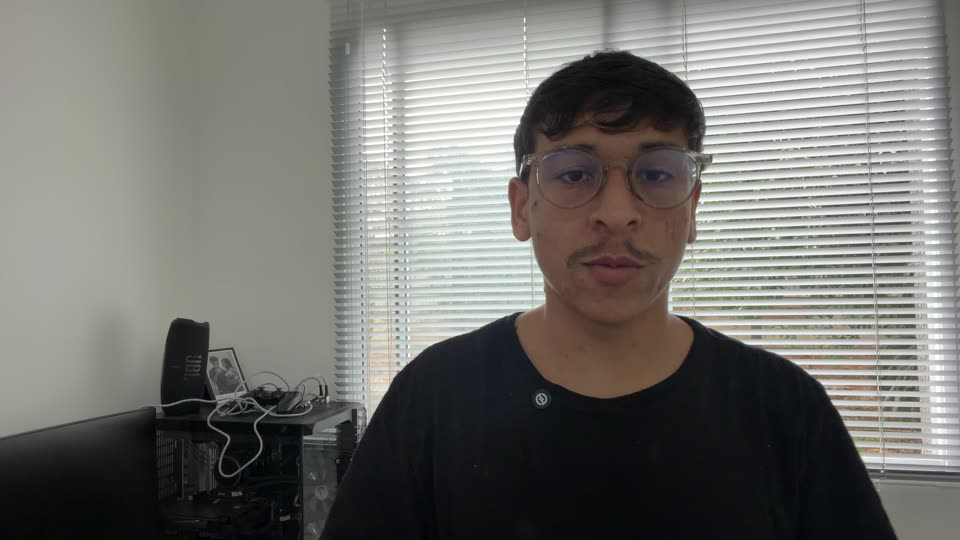
#> input picture 00000232.jpg, 960 x 540 px, given in place of _capa.png, which was not available
$ python mm_capa.py ../00000232.jpg ../00000609.jpg ../00000609.jpg ../00000609.jpg ../00000609.jpg
#> lines starting #> are read from the running program, lines starting #| are printed output that depends on the picture
# Capa do Short: um quadro forte do vídeo limpo + o título em 2-3 linhas (Baloo 2 ExtraBold, contorno grosso).
# Uso: python3 ferramentas/mm_capa.py <video_limpo.mp4> <segundo> "<linha1|linha2|linha3>" <saida.jpg> [palavra_amarela]
import sys, subprocess
from PIL import Image, ImageDraw, ImageFont
vid, seg, linhas, out = sys.argv[1], sys.argv[2], sys.argv[3].split('|'), sys.argv[4]
amarela = sys.argv[5].upper() if len(sys.argv) > 5 else ''
subprocess.run(['ffmpeg', '-loglevel', 'error', '-y', '-ss', seg, '-i', vid, '-frames:v', '1', '/tmp/_capa.png'], check=True)
#> (this line was passed over: subprocess is not available in this run)
im = Image.open('/tmp/_capa.png').convert('RGB').resize((1080, 1920))
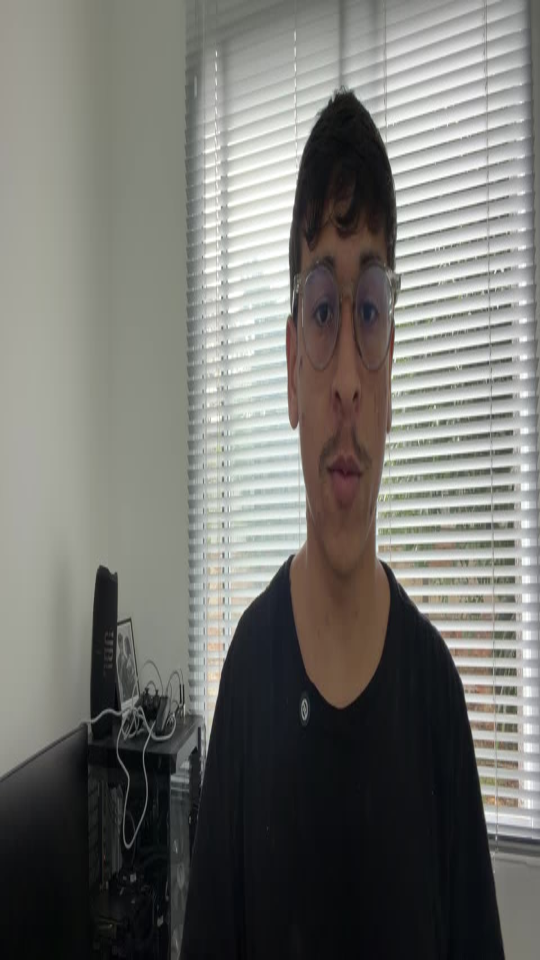
#> im: PIL image 1080x1920 RGB (shown at 1/2 size); mean R, G, B 116.7, 116.5, 112.1
g = ImageDraw.Draw(im); F = ImageFont.truetype('mae/fontes/Baloo2-ExtraBold.ttf', 112)
y = 330
for ln in linhas:
    ln = ln.upper(); sz = 112; F = ImageFont.truetype('mae/fontes/Baloo2-ExtraBold.ttf', sz)
    while g.textlength(ln, font=F) > 940: sz -= 4; F = ImageFont.truetype('mae/fontes/Baloo2-ExtraBold.ttf', sz)
    w = g.textlength(ln, font=F); x = (1080 - w) / 2
    cor = (255, 216, 54) if amarela and amarela in ln else (255, 255, 255)
    g.text((x, y), ln, font=F, fill=cor, stroke_width=12, stroke_fill=(20, 16, 24)); y += 128
#> this loop made 1 pass
#> (w, x) on pass 1: (902.1, 88.97)
#> after the loop, y = 458
im.save(out, quality=90)
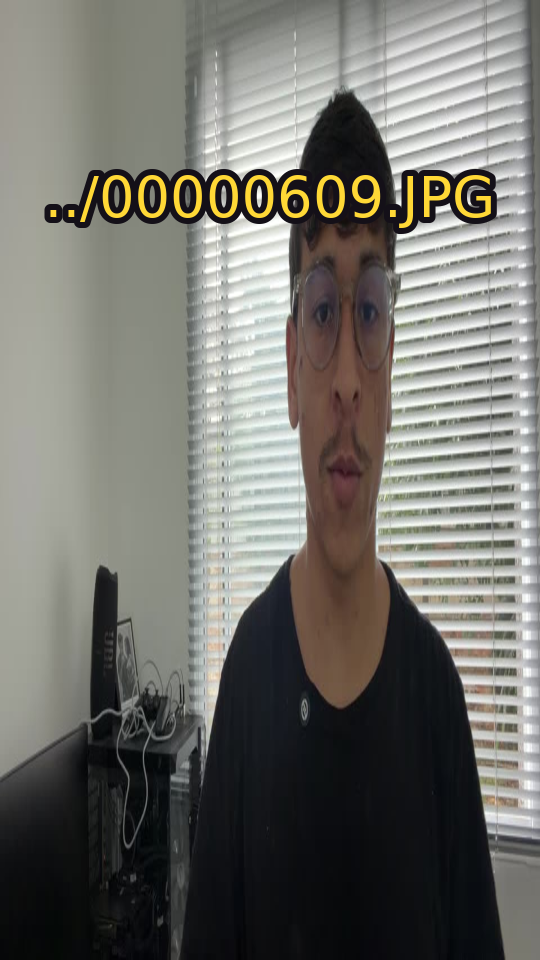
#> saved as 00000609.jpg: PIL image 1080x1920 RGB (shown at 1/2 size); mean R, G, B 114.6, 113.9, 108.1
print(out)

$ run again, on 00000609.jpg
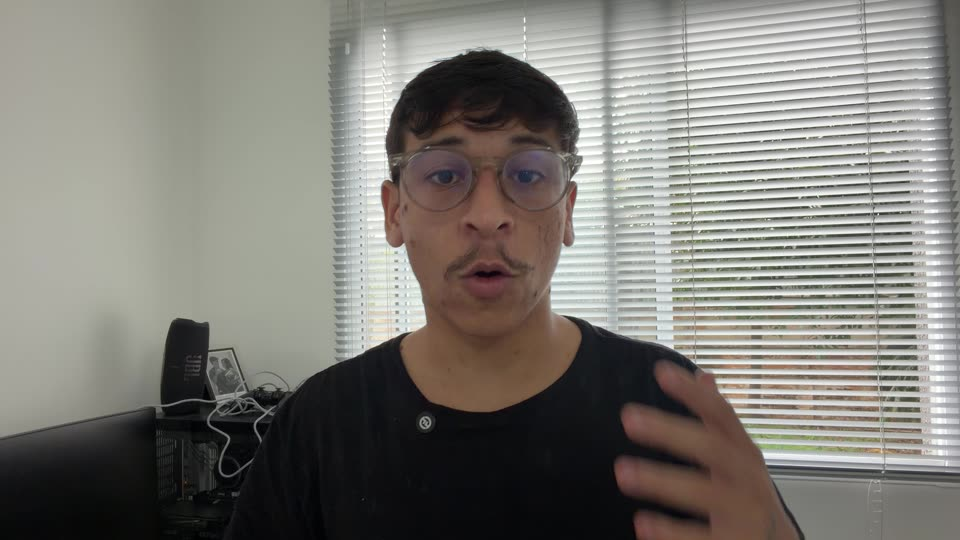
#> input picture 00000609.jpg, 960 x 540 px, given in place of _capa.png, which was not available
#> `im = Image.open('/tmp/_capa.png').convert('RGB').resize((1080, 1920))`:
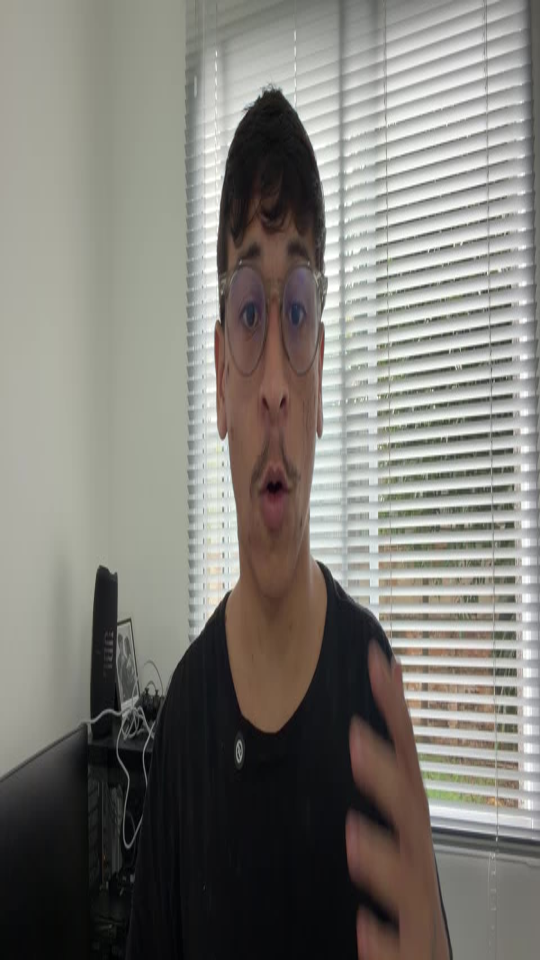
#> im: PIL image 1080x1920 RGB (shown at 1/2 size); mean R, G, B 127.4, 125.2, 119.2
#> the loop `for ln in linhas:` made 1 pass
#> (w, x) on pass 1: (902.1, 88.97)
#> after the loop `for ln in linhas:`: y = 458
#> `im.save(out, quality=90)`:
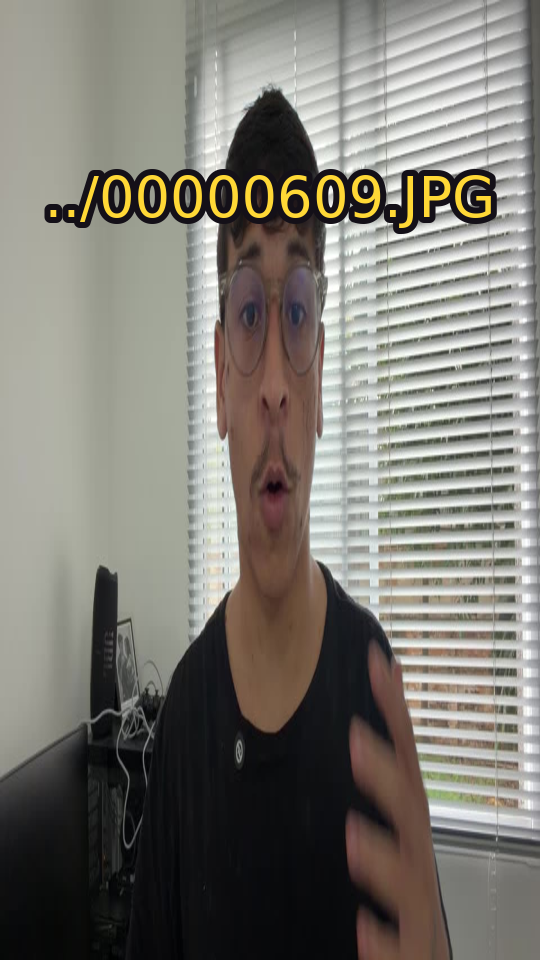
#> saved as 00000609.jpg: PIL image 1080x1920 RGB (shown at 1/2 size); mean R, G, B 125.4, 122.6, 115.1

$ run again, on 00000638.jpg
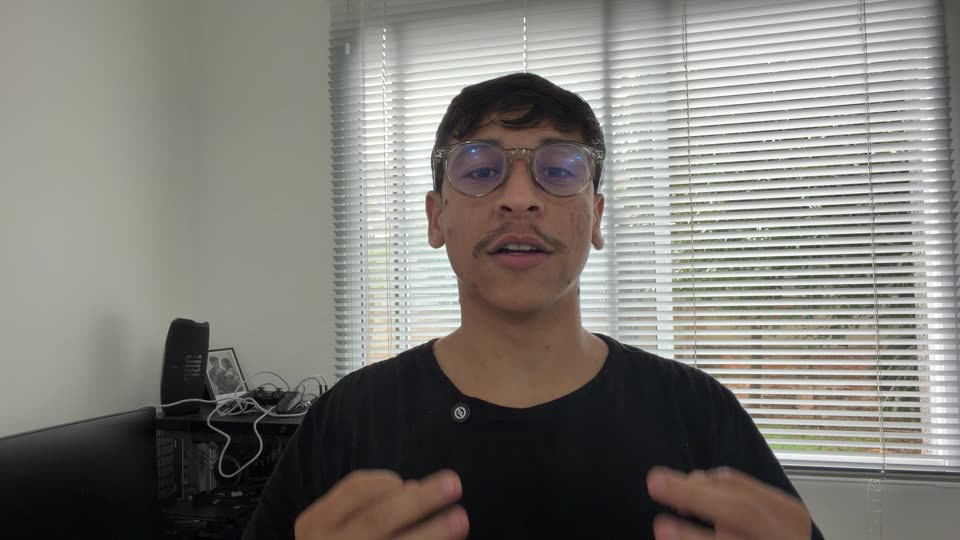
#> input picture 00000638.jpg, 960 x 540 px, given in place of _capa.png, which was not available
#> `im = Image.open('/tmp/_capa.png').convert('RGB').resize((1080, 1920))`:
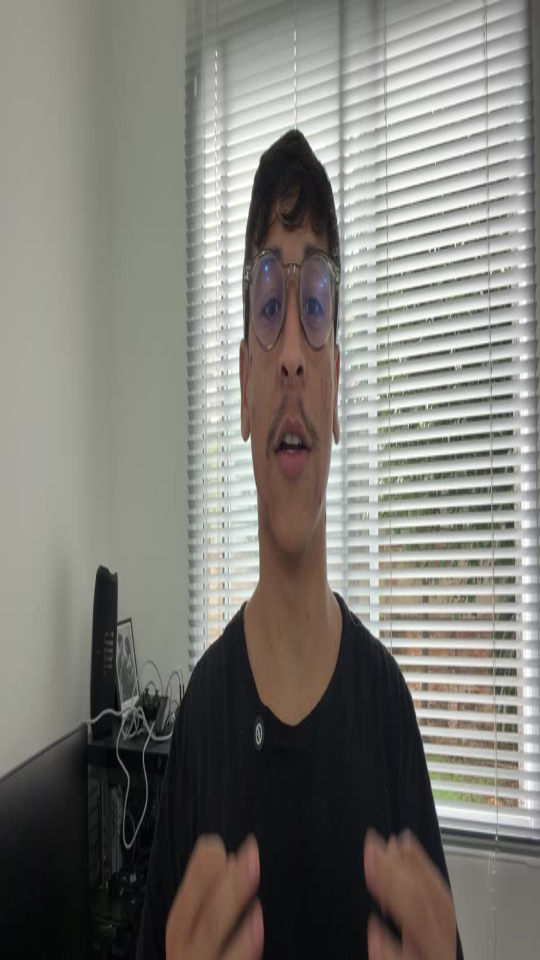
#> im: PIL image 1080x1920 RGB (shown at 1/2 size); mean R, G, B 127.3, 125.3, 119.5
#> the loop `for ln in linhas:` made 1 pass
#> (w, x) on pass 1: (902.1, 88.97)
#> after the loop `for ln in linhas:`: y = 458
#> `im.save(out, quality=90)`:
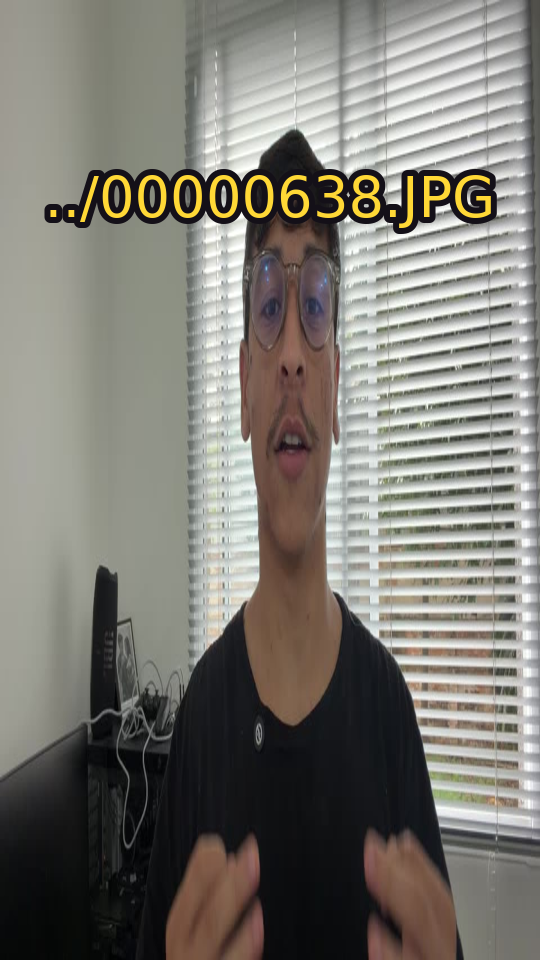
#> saved as 00000638.jpg: PIL image 1080x1920 RGB (shown at 1/2 size); mean R, G, B 125, 122.5, 115.2
